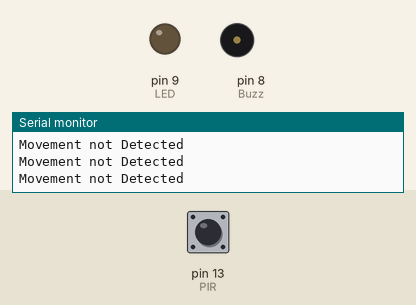
This sketch was run on a simulated Arduino Uno, built with avr-gcc and run on an emulated ATmega328P. Parts: output pins drawn as LEDs (lit = HIGH), buzzer (waves = sounding, pin HIGH), the last lines printed to the serial monitor. Dashed ring = blinking. The test bench sets the inputs (shaded band); at power-on: pin 13 (PIR) LOW.

Above: at 1.2 s.
1.3 s: pin 13 (PIR) driven HIGH
At 2.4 s:
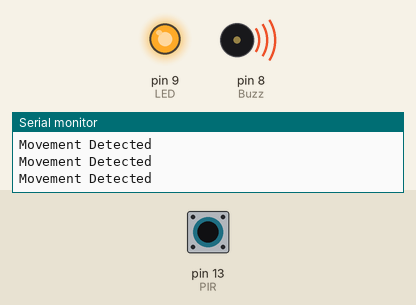
2.8 s: pin 13 (PIR) driven LOW
At 4.2 s:
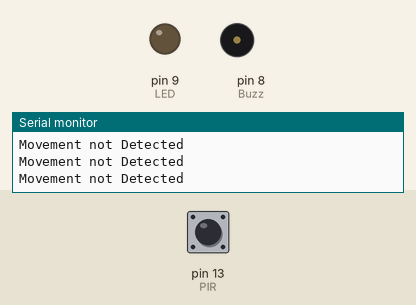
5.8 s: pin 13 (PIR) pulsed HIGH 2 times (0.12 s each, 0.3 s apart)
At 6.16 s:
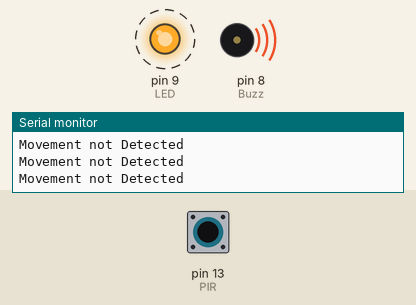
9.4 s: pin 13 (PIR) pulsed HIGH 5 times (0.12 s each, 0.3 s apart)
At 11.3 s:
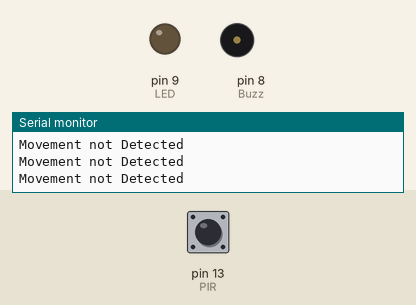
Timing chart, 0 to 12.8 s (numbered marks = the images above; inputs shaded):
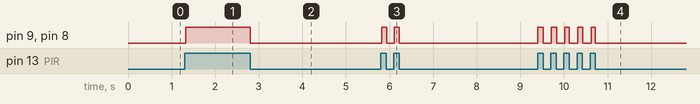

Measured:
- after the input at 1.3 s, pin 9 (LED), pin 8 (Buzz): LOW → HIGH at once
- after the input at 2.8 s, pin 9 (LED), pin 8 (Buzz): HIGH → LOW at once
- after the input at 5.8 s, pin 9 (LED), pin 8 (Buzz): alternates HIGH for 0.12 s and LOW for 0.17 s, 4 changes in all, then stays LOW, starting at once
- after the input at 9.4 s, pin 9 (LED), pin 8 (Buzz): alternates HIGH for 0.12 s and LOW for 0.19 s, 10 changes in all, then stays LOW, starting at once

The sketch:

pir_sensor.ino
```cpp
/*
 * Credits to all sources on Google and Youtube, acting as reference to this code below. This code is not
 * TechValer's own creation. TechValer has referred to different projects and websites to
 * find an easy code for beginners to get started with PIR sensor and Arduino.
 * TechValer does not claim this code to be its own. TechValer is greatly thankful for original
 * creaters of this code and also all others who acted as reference.
 */

/*
 *  About TechValer
 *
 *  What comes to mind when you think of tech...hmm, were sure youre thinking of iPhone,
 *  Alexa, Boston Dynamics robotic dog etc., at least thats what we would have thought of.
 *  Our point here is, when you look inside this tech...youll find weird boards with
 *  components attached to it. This stuff is electronics and we at Techvaler deeply appreciate
 *  this piece of tech. As the name suggests, we are Tech Enthusiasts who know the Worth and
 *  Potential of these amazing tech stuff! So, check out our website techvaler.com and
 *  Youtube Channel: Techcafe to find out more.
 */

/*
 * Thanks to Drona Automations Pvt.Ltd for Sponsoring this project!
 */

int Buzz= 8; // Define Bizzer pin
int LED= 9; // Define LED pin
int PIR= 13; // Define PIR pin
int val= 0; // Initializing the value as zero at the beginning

void setup() {

pinMode(Buzz, OUTPUT);
pinMode(LED, OUTPUT);
pinMode(PIR, INPUT);
Serial.begin(9600);
}

void loop() {

val = digitalRead(PIR); // The value read from PIR pin 3 will be assigned to 'val'
if(val == HIGH){
  digitalWrite(LED, HIGH); // Turn LED ON
  digitalWrite(Buzz, HIGH); // Turn Buzzer ON
  Serial.println("Movement Detected"); // Print this text in Serial Monitor
}
else
{
  digitalWrite(LED, LOW);
  digitalWrite(Buzz, LOW);
  Serial.println("Movement not Detected");
}
}
```
